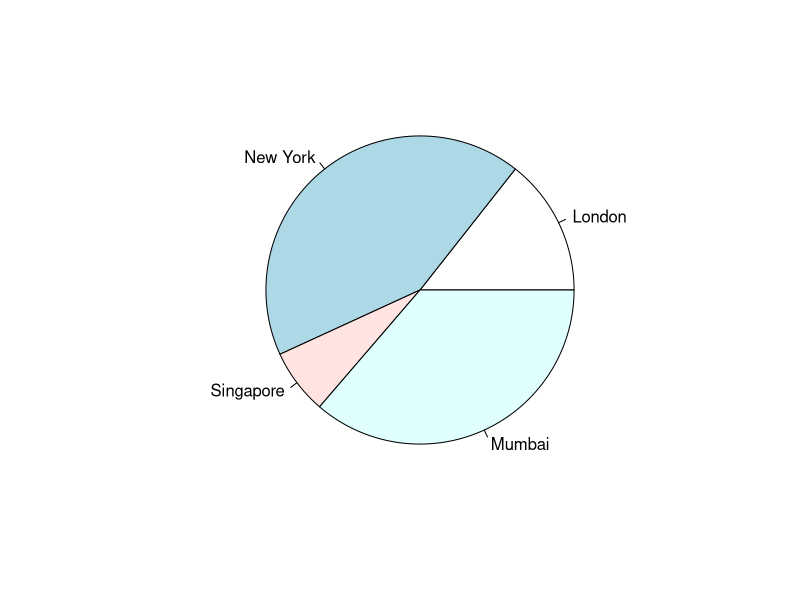
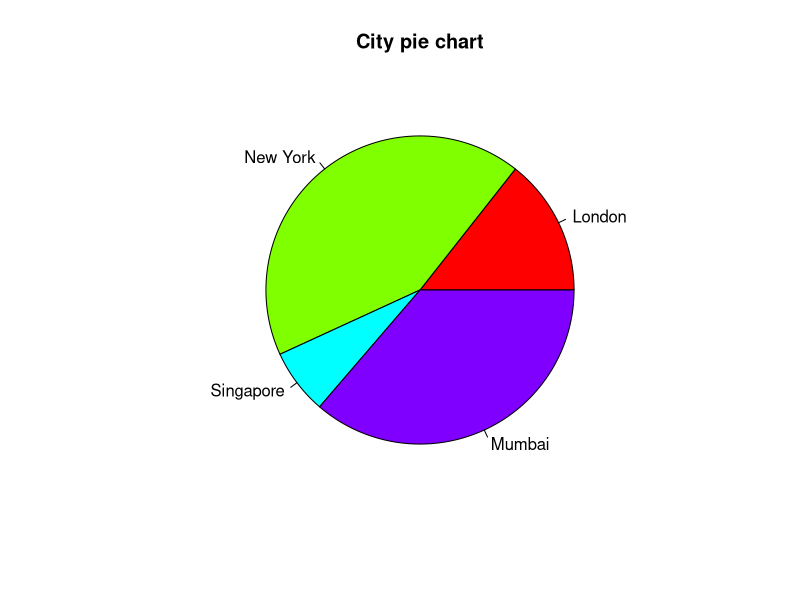
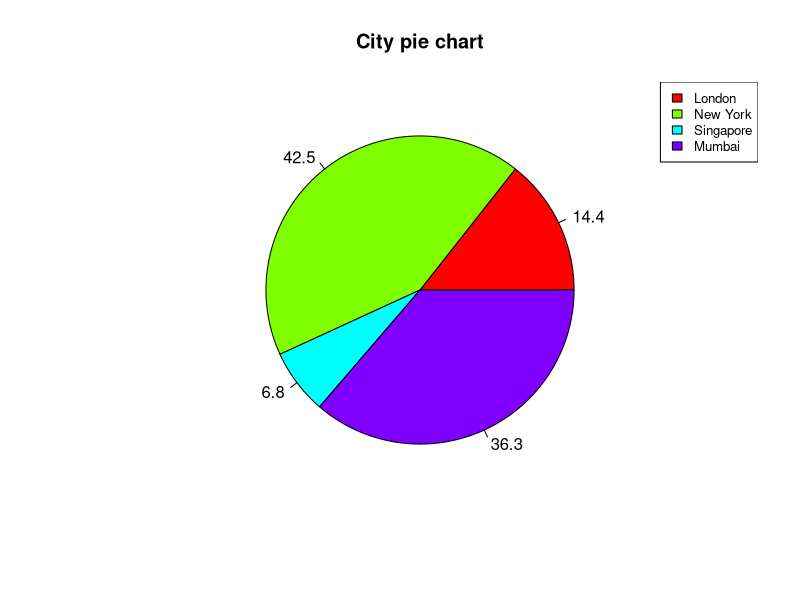
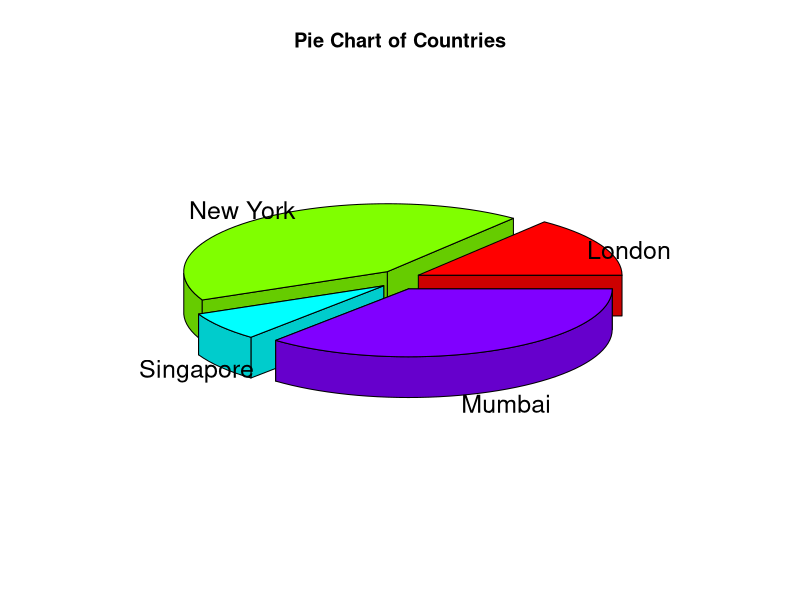

Recreate these plots in R, in order.
# Pie chart
# ---------  (a pie-chart is a representation of values as slices of a circle with different colors, the slices are labeled and the numbers corresponding to each slice is also represented in the chart)
x <- c(21,62,10,53)  # creates data for the graph
labels <- c("London","New York","Singapore","Mumbai")
png(file = "data/output/city.jpg")  # gives the chart file a name
pie(x, labels)  # plots the chart
dev.off()  # saves the file

# Pie chart title and colors
# --------------------------
x <- c(21,62,10,53)  # creates data for the graph
labels <- c("London","New York","Singapore","Mumbai")
png(file = "data/output/city_title_colours.jpg")  # gives the chart file a name
pie(x, labels, main = "City pie chart", col = rainbow(length(x)))  # plots the chart
dev.off()  # saves the file

# Slice percentages and chart legend
# ----------------------------------
x <- c(21,62,10,53)  # creates data for the graph
labels <- c("London","New York","Singapore","Mumbai")
piepercent<- round(100*x/sum(x), 1)
png(file = "data/output/city_percentage_legends.jpg")  # gives the chart file a name
pie(x, labels = piepercent, main = "City pie chart", col = rainbow(length(x)))  # plots the chart
legend("topright", c("London","New York","Singapore","Mumbai"), cex = 0.8, fill = rainbow(length(x)))
dev.off()  # saves the file

# 3d pie chart
# ------------
install.packages("plotrix")  # install Install RMySQL package package
library(plotrix)  # gets the library
x <-  c(21,62,10,53)  # creates data for the graph
lbl <-  c("London","New York","Singapore","Mumbai")
png(file = "data/output/3d_pie_chart.jpg")  # gives the chart file a name
pie3D(x,labels = lbl,explode = 0.1, main = "Pie Chart of Countries")  # plots the chart
dev.off()  # saves the file
